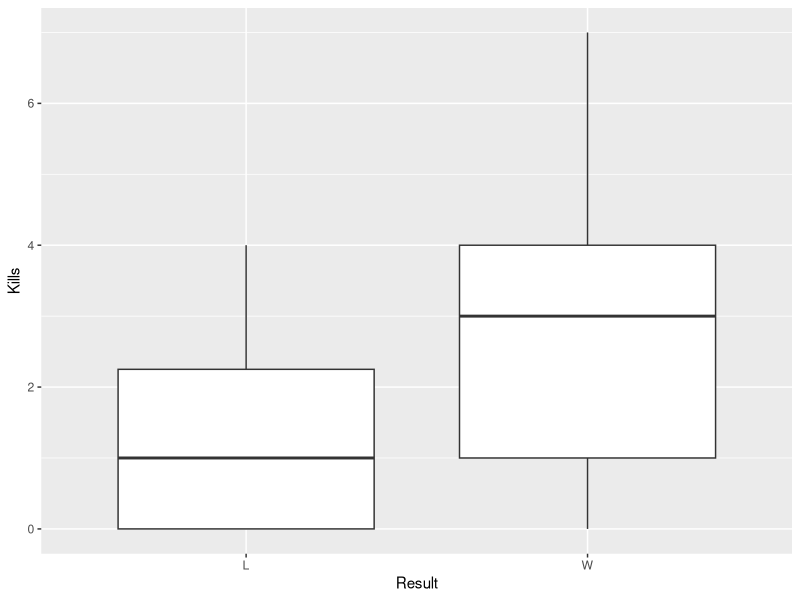
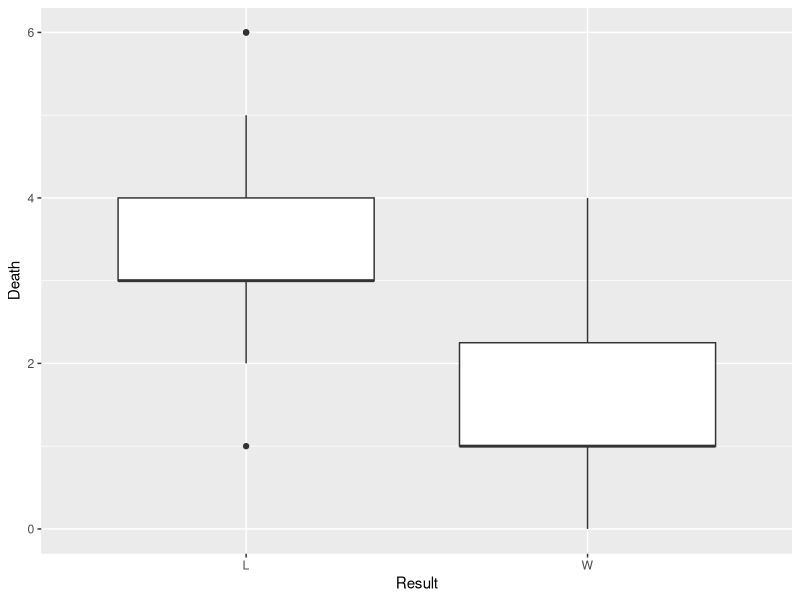
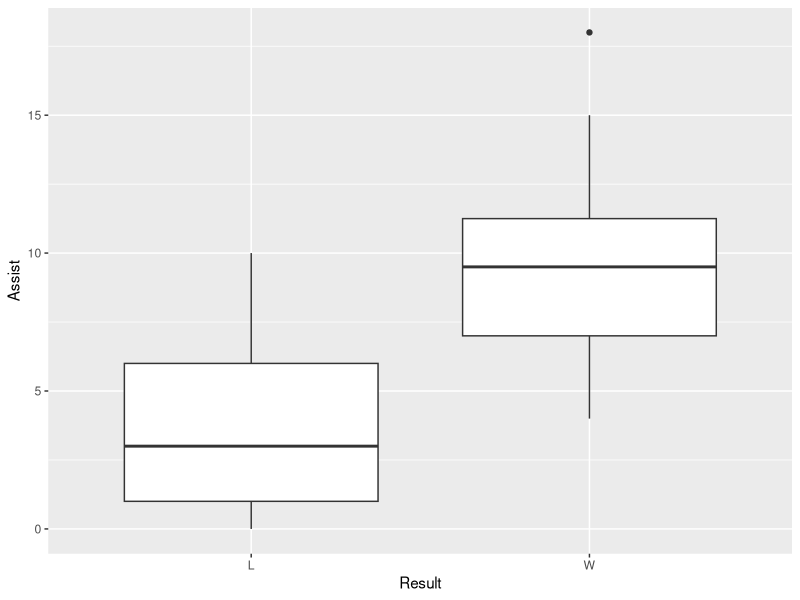
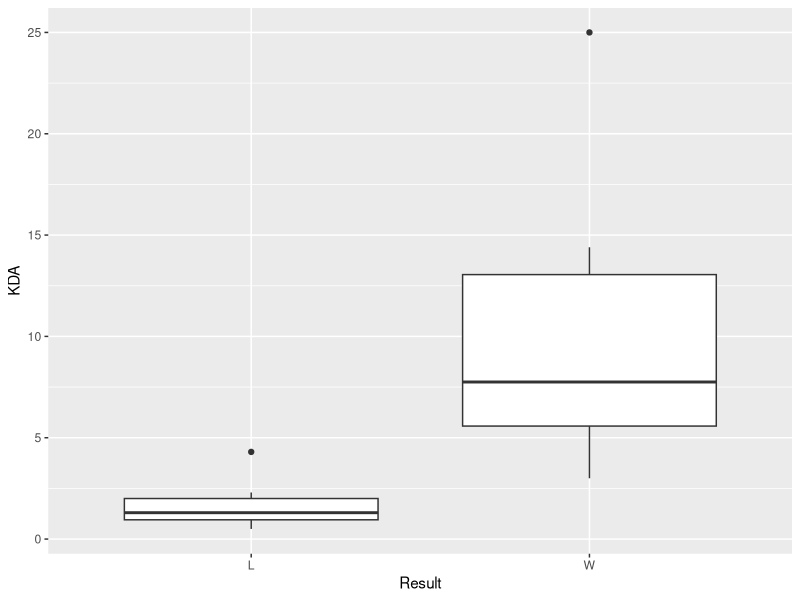

Reproduce these figures in R, in order.
## ---- chunk 1
knitr::opts_chunk$set(echo = TRUE)

defaultW <- getOption("warn") 

options(warn = -1) 

options(warn = defaultW)
## ---- chunk 2
library(readxl)
league_of_legend_positioin_jungle <- 
  read_excel("league of legend -positioin jungle.xlsx")
league_of_legend_positioin_jungle
## ---- chunk 3
library(tidyverse)
ggplot(data=league_of_legend_positioin_jungle)+geom_boxplot(mapping=aes(x=Result,y=Kills))
## ---- chunk 4
ggplot(data=league_of_legend_positioin_jungle)+geom_boxplot(mapping=aes(x=Result,y=Death))
## ---- chunk 5
ggplot(data=league_of_legend_positioin_jungle)+geom_boxplot(mapping=aes(x=Result,y=Assist))
## ---- chunk 6
ggplot(data=league_of_legend_positioin_jungle)+geom_boxplot(mapping=aes(x=Result,y=KDA))
## ---- chunk 7
sessionInfo()
